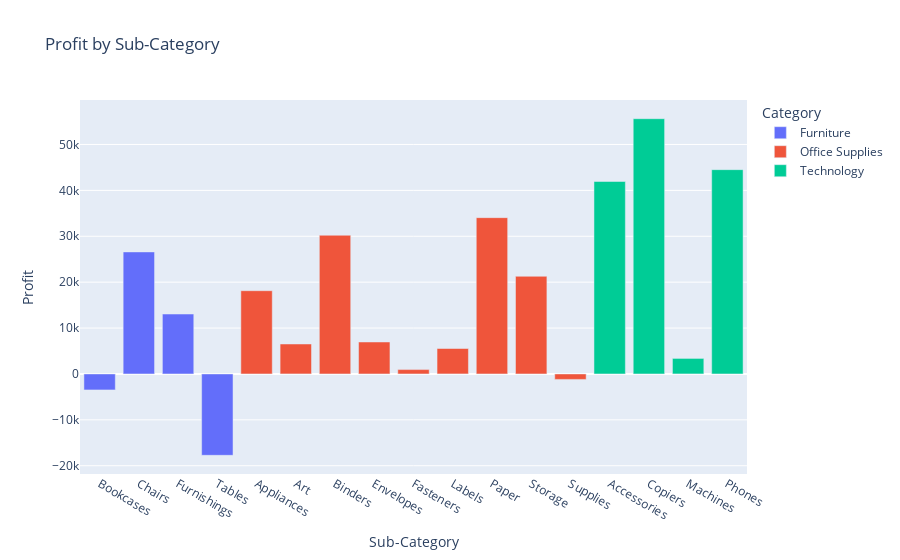

Write notebook code for a chart like this one.
### Code cell
# 2. Profit by Category and Sub-Category
fig2 = px.bar(df.groupby(['Category', 'Sub-Category'])['Profit'].sum().reset_index(),
              x='Sub-Category', y='Profit', color='Category',
              title='Profit by Sub-Category')
fig2.show()

### Figure 1 — Plotly figure (JSON) as saved in the notebook; plotly's stock layout.template omitted (floating-point values rounded to 4 significant figures)
{"data": [{"alignmentgroup": "True", "hovertemplate": "Category=Furniture<br>Sub-Category=%{x}<br>Profit=%{y}<extra></extra>", "legendgroup": "Furniture", "marker": {"color": "#636efa", "pattern": {"shape": ""}}, "name": "Furniture", "offsetgroup": "Furniture", "orientation": "v", "showlegend": true, "textposition": "auto", "type": "bar", "x": ["Bookcases", "Chairs", "Furnishings", "Tables"], "xaxis": "x", "y": [-3473.0, 26590.0, 13060.0, -17730.0], "yaxis": "y"}, {"alignmentgroup": "True", "hovertemplate": "Category=Office Supplies<br>Sub-Category=%{x}<br>Profit=%{y}<extra></extra>", "legendgroup": "Office Supplies", "marker": {"color": "#EF553B", "pattern": {"shape": ""}}, "name": "Office Supplies", "offsetgroup": "Office Supplies", "orientation": "v", "showlegend": true, "textposition": "auto", "type": "bar", "x": ["Appliances", "Art", "Binders", "Envelopes", "Fasteners", "Labels", "Paper", "Storage", "Supplies"], "xaxis": "x", "y": [18140.0, 6528.0, 30220.0, 6964.0, 949.5, 5546.0, 34050.0, 21280.0, -1189.0], "yaxis": "y"}, {"alignmentgroup": "True", "hovertemplate": "Category=Technology<br>Sub-Category=%{x}<br>Profit=%{y}<extra></extra>", "legendgroup": "Technology", "marker": {"color": "#00cc96", "pattern": {"shape": ""}}, "name": "Technology", "offsetgroup": "Technology", "orientation": "v", "showlegend": true, "textposition": "auto", "type": "bar", "x": ["Accessories", "Copiers", "Machines", "Phones"], "xaxis": "x", "y": [41940.0, 55620.0, 3385.0, 44520.0], "yaxis": "y"}], "layout": {"autosize": true, "barmode": "relative", "legend": {"title": {"text": "Category"}, "tracegroupgap": 0}, "title": {"text": "Profit by Sub-Category"}, "xaxis": {"anchor": "y", "autorange": true, "domain": [0, 1], "range": [-0.5, 16.5], "title": {"text": "Sub-Category"}, "type": "category"}, "yaxis": {"anchor": "x", "autorange": true, "domain": [0, 1], "range": [-21800.0, 59690.0], "title": {"text": "Profit"}, "type": "linear"}}}
